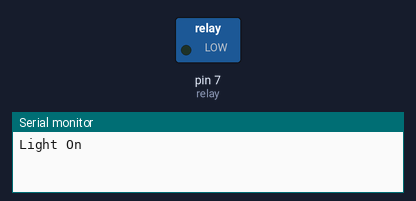
The sketch below on a simulated Arduino Uno, built with avr-gcc and run on an emulated ATmega328P. Shown: switched loads named in the sketch (green lamp = pin HIGH), the last lines printed to the serial monitor.

Above: at 5.0 s.
At 15.0 s:
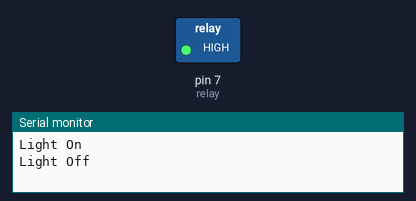
Timing chart, 0 to 26.0 s (numbered marks = the images above):
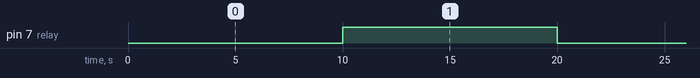

Measured:
- by itself, pin 7 (relay): alternates HIGH for 10.0 s and LOW for 10.0 s

The sketch:

SSR_code.ino.ino
```cpp
int relay = 7;
void setup() {
  // put your setup code here, to run once:
  Serial.begin(9600);
  pinMode(relay,OUTPUT);
}

void loop() {
  // put your main code here, to run repeatedly:
  digitalWrite(relay,LOW); // Turns ON Relays 1
  Serial.println("Light On");
  delay(10000); // Wait 2 seconds
  digitalWrite(relay,HIGH); // Turns Relay Off
  Serial.println("Light Off");
  delay(10000);
}
```
